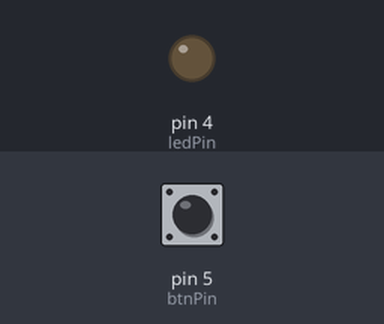
This sketch was run on a simulated Arduino Uno, built with avr-gcc and run on an emulated ATmega328P. Parts: output pins drawn as LEDs (lit = HIGH). The inputs (shaded band) are chosen by the test bench; at power-on: pin 5 (btnPin) LOW.

Above: at 1.2 s.
1.3 s: pin 5 (btnPin) pulled HIGH for 0.15 s
At 1.37 s:
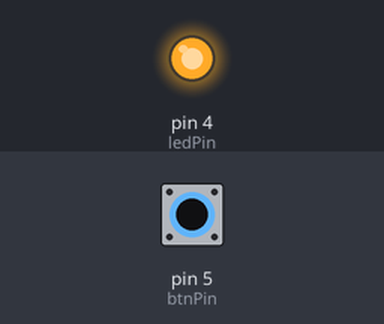
2.9 s: pin 5 (btnPin) pulled HIGH for 3.2 s
At 7.0 s:
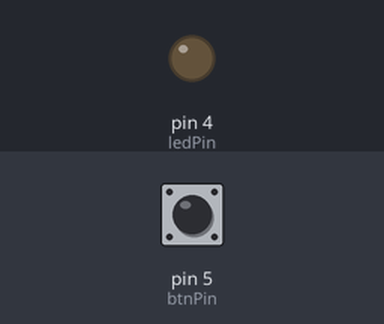
Timing chart, 0 to 8.5 s (numbered marks = the images above; inputs shaded):
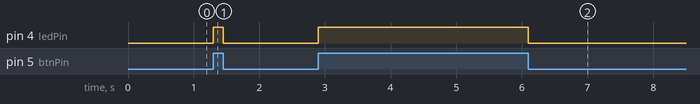

Measured:
- after the input at 1.3 s, pin 4 (ledPin): LOW → HIGH at once, → LOW 0.15 s later
- after the input at 2.9 s, pin 4 (ledPin): LOW → HIGH at once, → LOW 3.2 s later

The sketch:

input.ino
```cpp
// seting input and output pins
const int ledPin = 4; // led pin as D2 == GPIO-1
const int btnPin = 5; // button pin as D1 == GPIO-2

int btnState = 0;  // initial state of Button pin set to 0

void setup(){
  pinMode(btnPin, INPUT); // initializing button pin as Input
  pinMode(ledPin, OUTPUT);  // initializing LED pin as Output

}

void loop(){
  btnState = digitalRead(btnPin);  // This will read the value of Button pin

  if(btnState == HIGH){
    digitalWrite(ledPin, HIGH);  // if button is pressed(high), LED is on(high)
  } else{
    digitalWrite(ledPin, LOW); // if button is not pressed(low), LED is off(low)
  }

}
```
